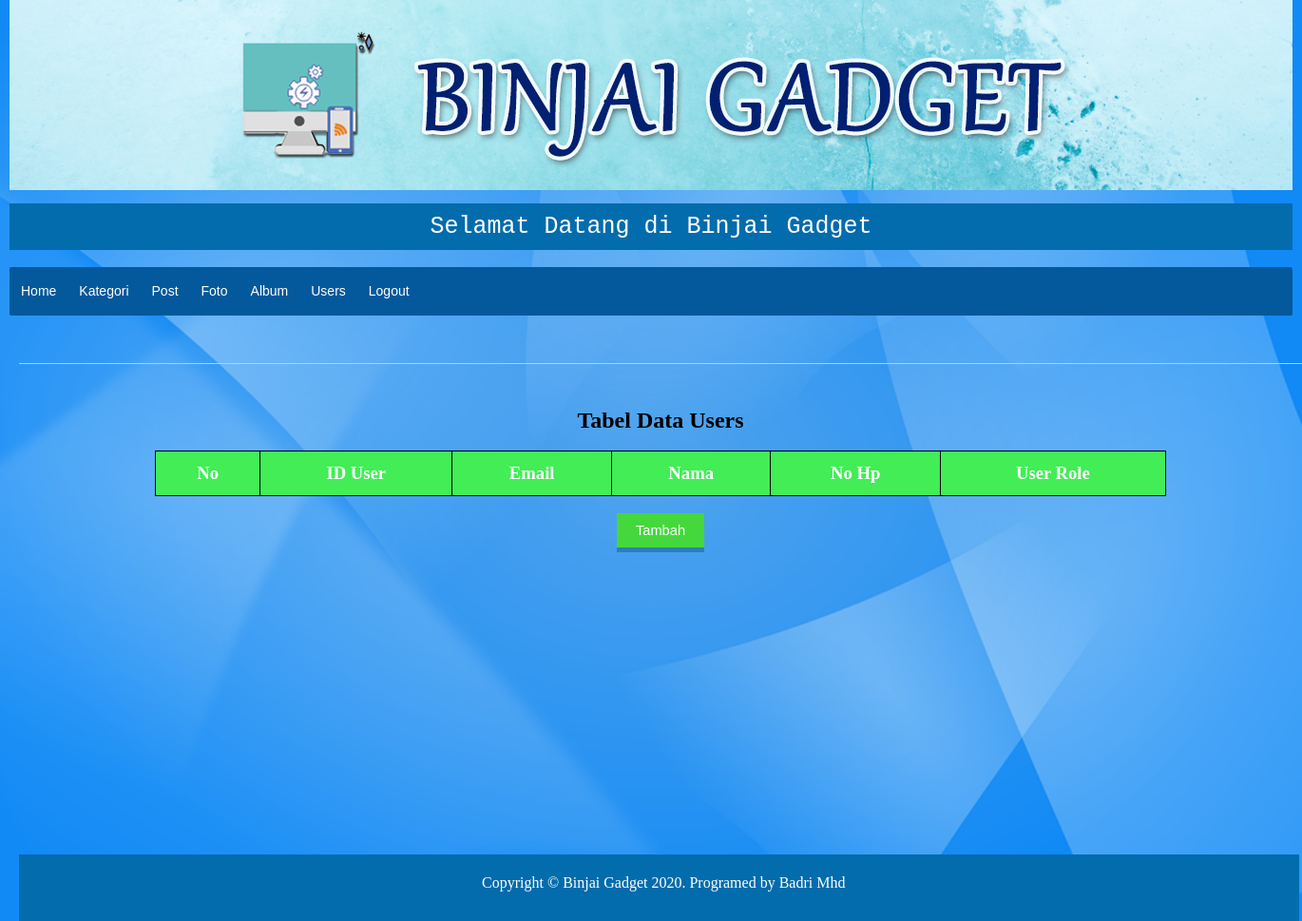
Page /dashboard.php?halaman=user_tampil on the earlier database version.
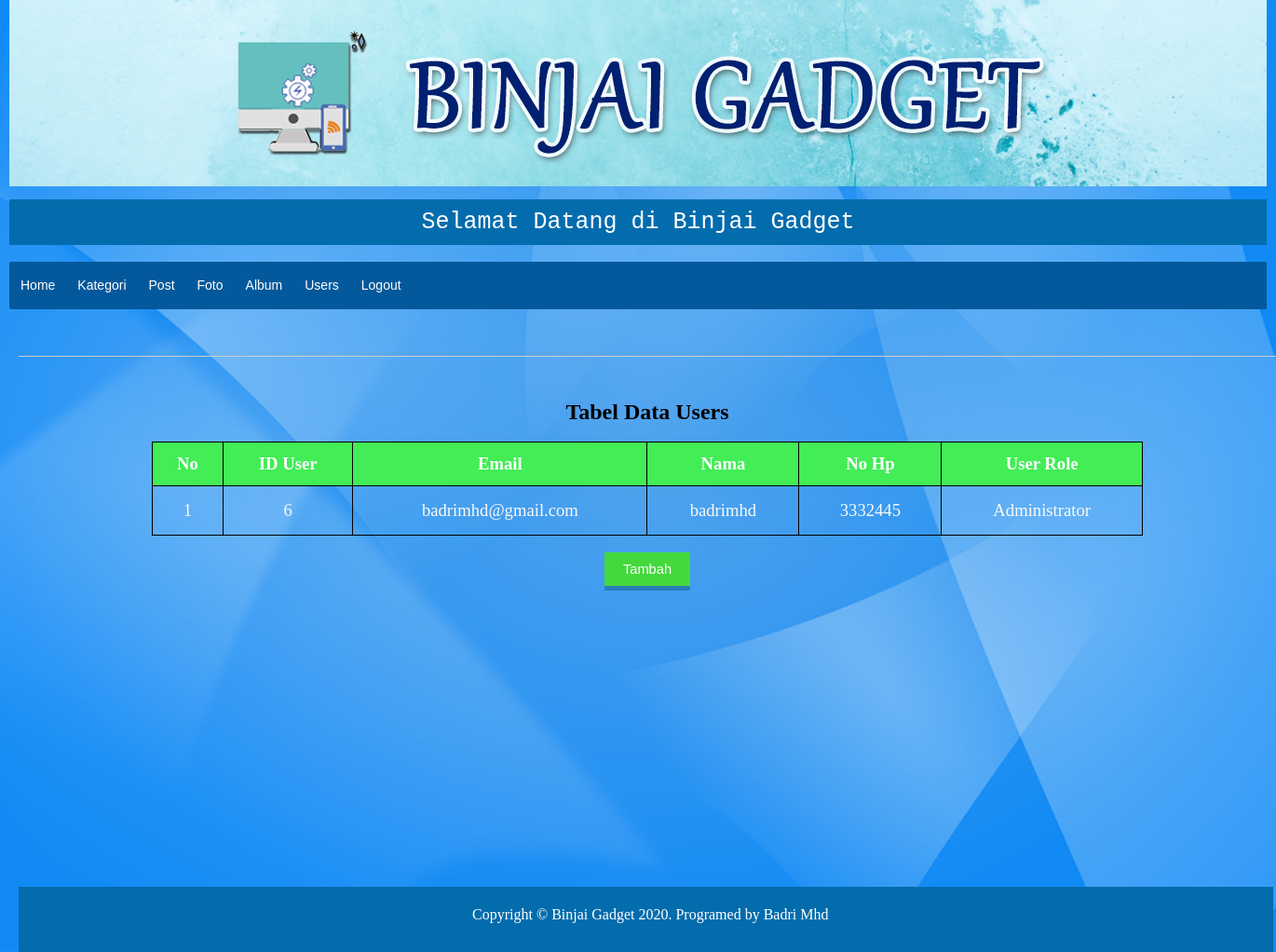
Same page on the later database version.
### tables this page shows
CREATE TABLE `tb_users` (
  `user_id` int(11) NOT NULL,
  `user_email` varchar(50) NOT NULL,
  `user_password` varchar(100) NOT NULL,
  `user_nama` varchar(100) NOT NULL,
  `user_hp` varchar(25) NOT NULL,
  `user_role` tinyint(2) DEFAULT NULL
);

### dashboard.php (called while the page is built, shortened)
<?php
require_once "layout/dashboard.php";

### app/Controller.php (called while the page is built, shortened)
<?php
class Controller{
	public function __construct() {
		try {
			$this->db = new PDO("mysql:host=localhost;dbname=sigadget", "root", "");
		} catch (Exception $e) {
			die("error! " . $e->getMessage());
		}
  	}
}

### app/Users.php (called while the page is built, shortened)
<?php
class Users extends Controller{
	public function tampil()
	{
		$sql= "SELECT * FROM tb_users";
		$stmt= $this->db->prepare($sql);
		$stmt->execute();
		$data = [];
		while ($rows = $stmt->fetch()){
			$data[] = $rows;
		}
		return $data;
	}
}
?>

### user_tampil.php (the view, shortened to what this page needs)
<?php
$users = new app\Users();
$rows = $users->tampil();
?>
<html>
	<head>
	<link rel="stylesheet"href="layout/assets/css/style.css">
	</head>
<body>
	<div class="utama">
	<div class="isi">
	<br>
	<br>
			<h2 align="center">Tabel Data Users</h2>
			<br>
			<thead>
			<table>
				<div class="tr1">
				<tr>
					<th>No</th>
					<th>ID User</th>
					<th>Email</th>
					<th>Nama</th>
					<th>No Hp</th>
					<th>User Role</th>
				</tr>
				</div>
			</thead>
				<?php
				$no = 1;
				?>
				<?php foreach ($rows as $row) { ?>
			<tbody>
				<tr>
					<td><?php echo $no++?></td>
					<td><?php echo $row['user_id']; ?></td>
					<td><?php echo $row['user_email']; ?></td>
					<td><?php echo $row['user_nama']; ?></td>
					<td><?php echo $row['user_hp']; ?></td>
					<td>
						<?php
						if($row['user_role'] == 1) {
							echo "Administrator";
						} else {
							echo "Operator";
						}
						?>
					</td>
				</tr>
			<tbody>
			<?php } ?>
			<br>
			<div align="center">
			<a href="dashboard.php?halaman=user_input">
			<button class="input">Tambah</button>
			</a>
			</div>
			<br>
</div>
</body>

Differences in the rows shown:
added tb_users: user_id "6", user_email "badrimhd@gmail.com", user_nama "badrimhd", user_hp "3332445", user_role "Administrator"
